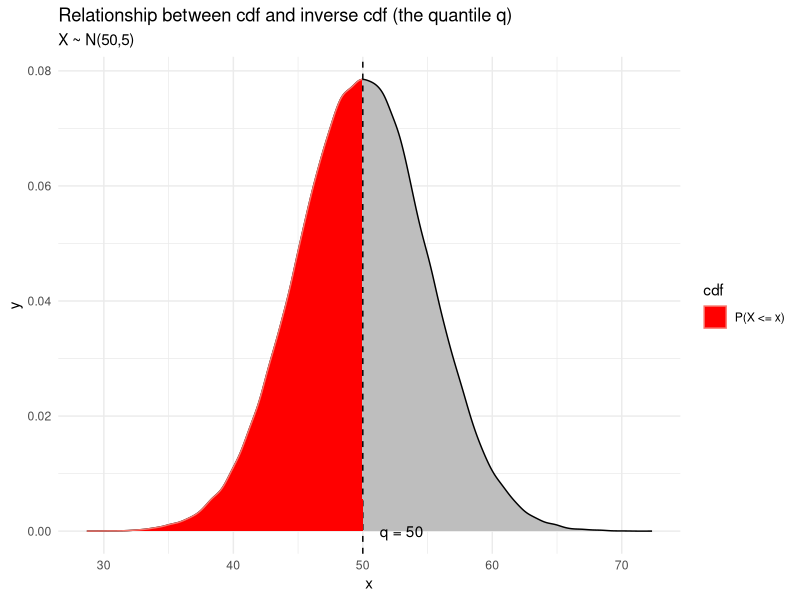

R code for this plot:
## ---- chunk 1
library(tidyverse)
n <- 100000
mu <- 50
sd <- 5
set.seed(10)
X <- rnorm(n, mu, sd) # Generate random variable
p <- 0.5 # Let the probability be 50% (the 50th percentile)
q <- qnorm(p, mu, sd) # inverse cdf
cdf <- pnorm(q, mu, sd) # cdf should be approx. equal to p

plot1 <- X %>%
  enframe() %>%
  ggplot(aes(x = value)) +
  geom_density(fill = "gray") +
  geom_vline(xintercept = q, linetype = "dashed") +
  annotate("text", x = q + 3, y = 0, label = str_glue("q = {q}")) +
  theme_minimal()

# extract x,y values from plot in order to shade the area
d <- ggplot_build(plot1)$data[[1]]
d <- d %>% mutate(color = ifelse(x <= q, "P(X <= x)", "P(X > x)"))

plot1 +
  geom_area(data = subset(d, x <= q), aes(
    x = x, y = y,
    color = factor(color)
  ), fill = "red") +
  scale_color_discrete("cdf") +
  labs(
    title = "Relationship between cdf and inverse cdf (the quantile q)",
    subtitle = "X ~ N(50,5)",
    x = "x"
  )

## ---- chunk 2
library(tidyverse)
# function to filter a dataframe given a string s, with regex or exact matching.
# df = dataframe to filter
# column = name of column,
# s = string to search,
# exact_match = wheter to match string exactly or with regex
# negate = match non-matching
filter_regex <- function(df, column, s, exact_match = T, negate_ = FALSE) {
  column <- rlang::enquo(column)

  if (exact_match == TRUE) {
    s <- str_c("^", s, "$") # add beginning and end of line to string
  }

  if (length(s) > 1) {
    searchtt <- paste0(s, sep = "|", collapse = "")
    searchtt <- str_sub(searchtt, 1, nchar(searchtt) - 1)
  } else {
    searchtt <- s
  }
  df %>%
    filter(str_detect(string = !!column, pattern = searchtt, negate = negate_))
}
# The default is to match the strings exactly
mpg %>%
  filter_regex(model, c("a4", "tiburon")) %>% pull(model) %>% unique
mpg %>%
  filter_regex(model, c("a4", "tiburon"), negate_ = T) %>% pull(model) %>% unique %>% head

# Use exact_match = F to allow regex:
mpg %>%
  filter_regex(model, c("a4","tiburon"), exact_match = F) %>% pull(model) %>% unique
mpg %>%
  filter_regex(model, c("a[0-9]+.*"), exact_match = F) %>% pull(model) %>% unique
## ---- chunk 3
library(tidyverse)
generate_varcodes <- function(s) {
 str_split(s, boundary("word")) %>%
    map(~str_sub(.x, 1,1)) %>%
    map(str_to_upper) %>%
    map(str_c, collapse = "") %>%
    unlist()
}
mpg %>% 
  select(model) %>% 
  distinct() %>% 
  mutate(acronym = generate_varcodes(model)) %>% 
  head()
## ---- chunk 4
library(tidyverse)
# calculate without lubridate:

# halvamara in < 2h
dist <- 21.0975 # km
duration <- 120
s <- 120*60
s
# pace to complete half marathon in 1:59:59
pace <- (s-1)/dist
pace
rest <- pace %% 60
mins <- (pace-rest)/60
str_glue("{mins}m {round(rest,1)}s") %>% print()

# -----------------------------

# calculate with lubridate:
library(lubridate)
dist <- 21.0975 # km
s <- duration(120, "minutes")
s
# pace to complete half marathon in 1:59:59
pace <- (s-1)/dist
pace
seconds_to_period(pace) %>% round(1)
